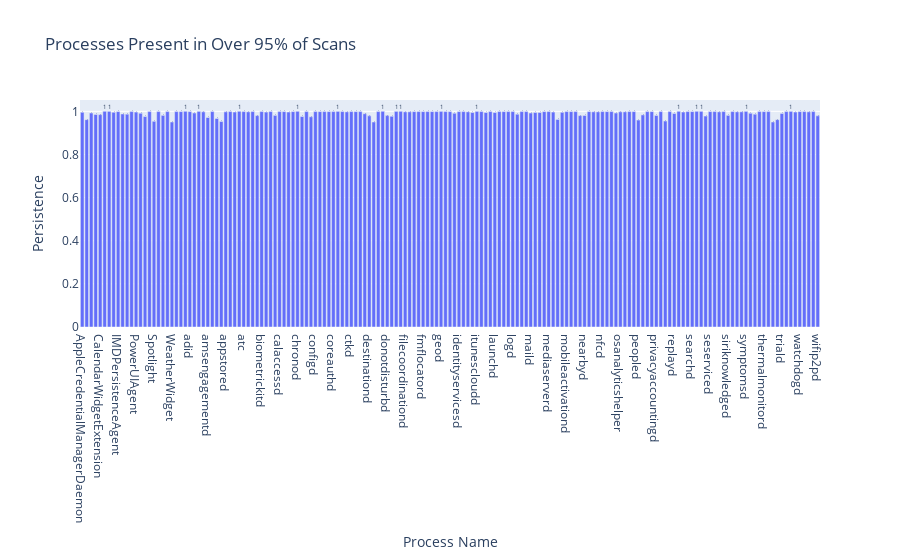

This figure's notebook cell:
### Code cell
persistent_processes = process_persistence[process_persistence > 0.95]
print("\nProcesses present in over 95% of scans:")
print(persistent_processes.head(10))

# Convert to DataFrame for Plotly Express
persistent_processes_df = persistent_processes.reset_index()
persistent_processes_df.columns = ['ProcessName', 'Persistence']

# Create the bar chart using Plotly Express
fig = px.bar(persistent_processes_df, x='ProcessName', y='Persistence',
             title='Processes Present in Over 95% of Scans',
             labels={'ProcessName': 'Process Name', 'Persistence': 'Persistence'},
             text='Persistence')

# Display the bar chart
fig.show()

# # Visualize process persistence
# plt.figure(figsize=(20, 6))
# persistent_processes.plot(kind='bar')
# plt.title('Process Persistence Across Scans')
# plt.xlabel('Process Name')
# plt.ylabel('Fraction of Scans Present')
# plt.xticks(rotation=90)
# plt.tight_layout()

### Figure 1 — Plotly figure (JSON) as saved in the notebook; plotly's stock layout.template omitted (floating-point values rounded to 4 significant figures; data arrays with more than 128 entries replaced by an {"elided": "..."} marker saying what was removed)
{"data": [{"alignmentgroup": "True", "hovertemplate": "Process Name=%{x}<br>Persistence=%{text}<extra></extra>", "legendgroup": "", "marker": {"color": "#636efa", "pattern": {"shape": ""}}, "name": "", "offsetgroup": "", "orientation": "v", "showlegend": false, "text": {"elided": "165 float values"}, "textposition": "auto", "type": "bar", "x": {"elided": "165 str values"}, "xaxis": "x", "y": {"elided": "165 float values"}, "yaxis": "y"}], "layout": {"barmode": "relative", "legend": {"tracegroupgap": 0}, "title": {"text": "Processes Present in Over 95% of Scans"}, "xaxis": {"anchor": "y", "domain": [0, 1], "title": {"text": "Process Name"}}, "yaxis": {"anchor": "x", "domain": [0, 1], "title": {"text": "Persistence"}}}}
